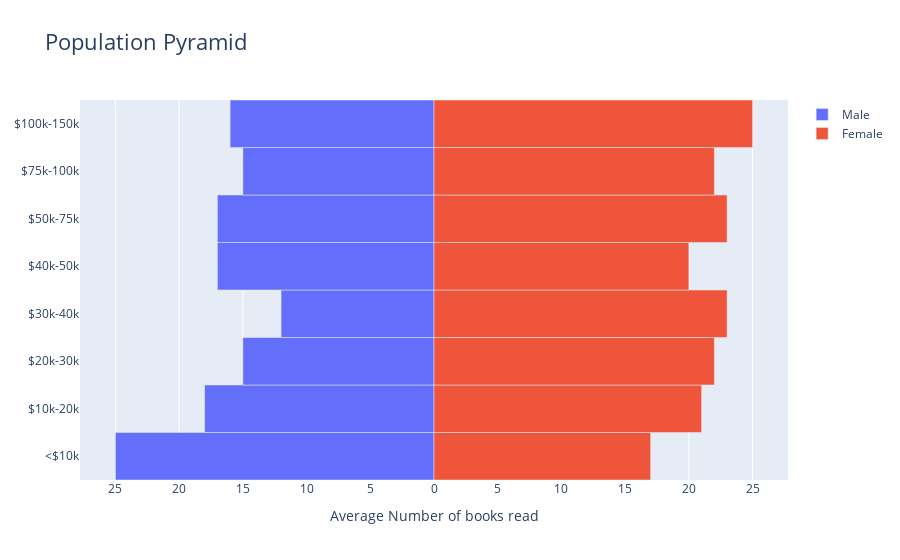

The code cell stored with this chart in its notebook:
### Markdown cell above
### 3. Trực quan

### Code cell
y_incomes = book_counts_by_incomes['index']
x_M = book_counts_by_incomes['Male'] * (-1)
x_F = book_counts_by_incomes['Female']

fig = gp.Figure() 
  
# Dữ liệu của nam giới
fig.add_trace(gp.Bar(y= y_incomes, x = x_M,  
                     name = 'Male',  
                     orientation = 'h')) 

# Dữ liệu của nữ giới
fig.add_trace(gp.Bar(y = y_incomes, x = x_F, 
                     name = 'Female', orientation = 'h'))
 
fig.update_layout(title = 'Population Pyramid', 
                 title_font_size = 22, barmode = 'relative', 
                 bargap = 0.0, bargroupgap = 0, 
                 xaxis = dict(tickvals = [-30, -25, -20, -15, -10, -5, 
                                          0, 5, 10, 15, 20, 25, 30], 
                                
                              ticktext = ['30', '25', '20', '15', '10', '5', 
                                          '0', '5', '10', '15', '20', '25', '30'], 
                                
                              title = 'Average Number of books read', 
                              title_font_size = 14) 
                 ) 
  
fig.show()

### Figure 1 — Plotly figure (JSON) as saved in the notebook; plotly's stock layout.template omitted (floating-point values rounded to 4 significant figures)
{"data": [{"name": "Male", "orientation": "h", "type": "bar", "x": [-25, -18, -15, -12, -17, -17, -15, -16], "y": ["<$10k", "$10k-20k", "$20k-30k", "$30k-40k", "$40k-50k", "$50k-75k", "$75k-100k", "$100k-150k"]}, {"name": "Female", "orientation": "h", "type": "bar", "x": [17, 21, 22, 23, 20, 23, 22, 25], "y": ["<$10k", "$10k-20k", "$20k-30k", "$30k-40k", "$40k-50k", "$50k-75k", "$75k-100k", "$100k-150k"]}], "layout": {"bargap": 0, "bargroupgap": 0, "barmode": "relative", "title": {"font": {"size": 22}, "text": "Population Pyramid"}, "xaxis": {"ticktext": ["30", "25", "20", "15", "10", "5", "0", "5", "10", "15", "20", "25", "30"], "tickvals": [-30, -25, -20, -15, -10, -5, 0, 5, 10, 15, 20, 25, 30], "title": {"font": {"size": 14}, "text": "Average Number of books read"}}}}
